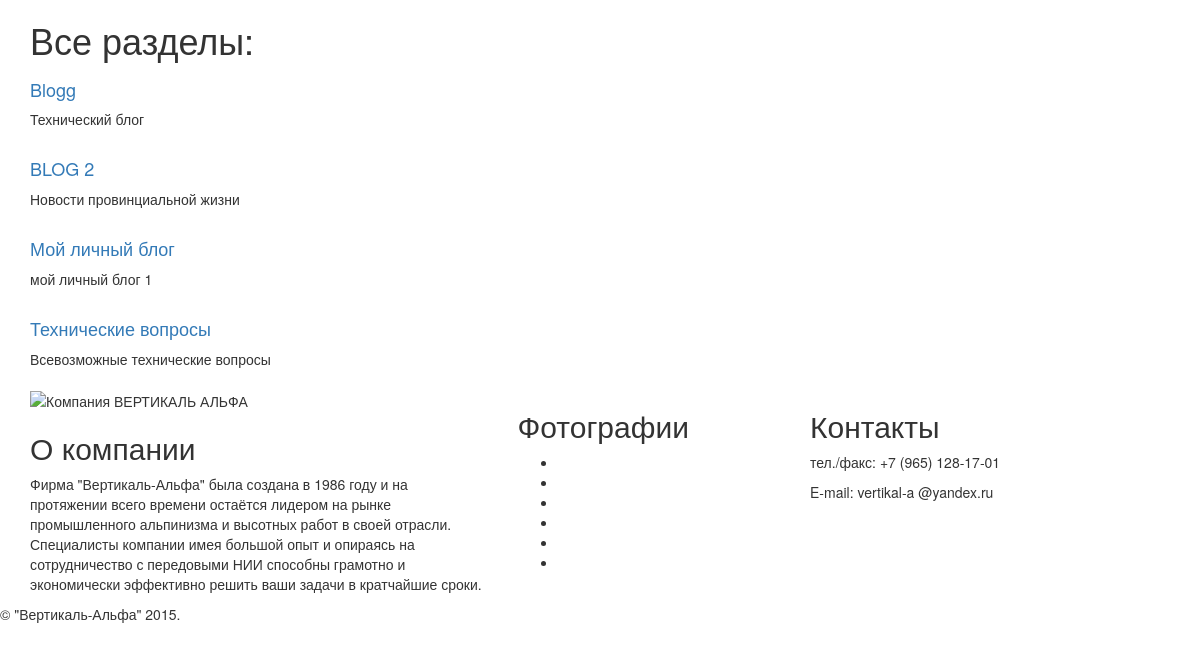
Before: / with the older database file.
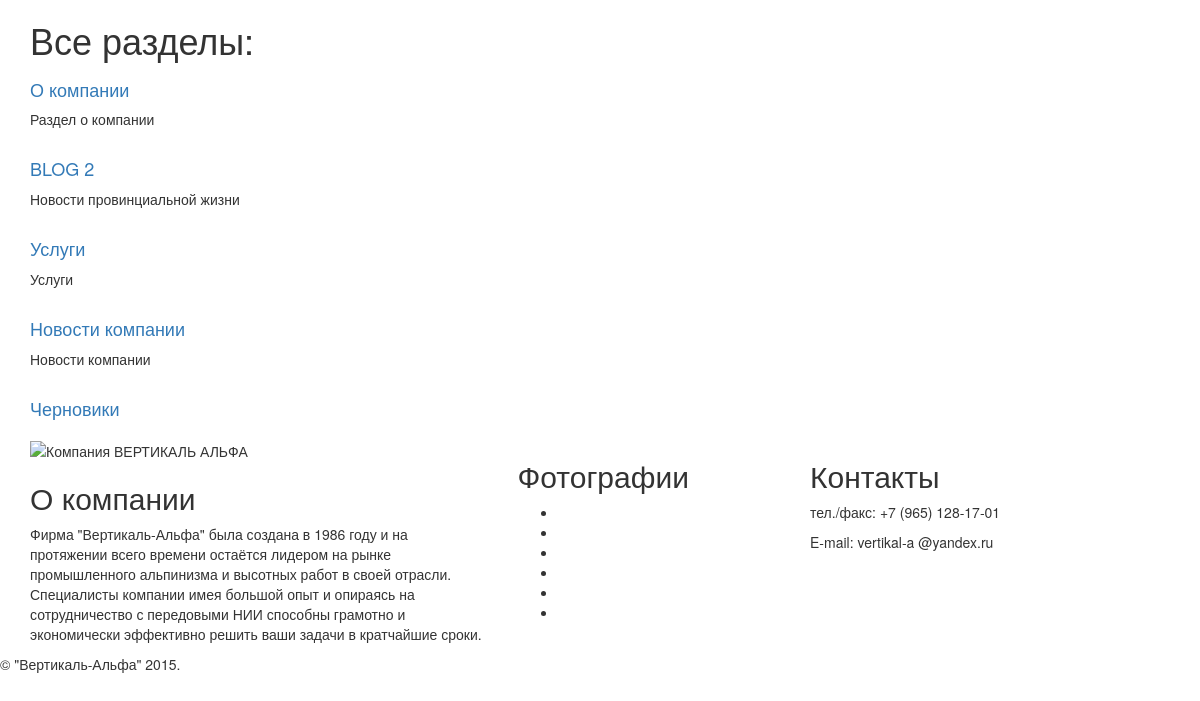
After: the same page with the newer database file.
### tables this page shows
CREATE TABLE `sd_category` (
  `id` int(11) unsigned NOT NULL AUTO_INCREMENT,
  `category_name` varchar(255) NOT NULL DEFAULT '',
  `category_descript` varchar(255) NOT NULL DEFAULT '',
  `category_url` varchar(255) NOT NULL DEFAULT '',
  `owner` varchar(255) NOT NULL DEFAULT '',
  `key` varchar(11) NOT NULL,
  PRIMARY KEY (`id`)
);

### www/codein/application/controllers/general.php (called while the page is built, shortened)
<?php if ( ! defined('BASEPATH')) exit('No direct script access allowed');
class General extends CI_Controller {
public function __construct()
	{
	$this->load->database();
	}
	public function index()
	{
$data['page_title'] = "Все разделы";
$data['list_category']  = $this->db->query("SELECT * FROM sd_category");
		$this->load->view('template/header_view',$data);
		$this->load->view('template/list_category_view',$data);
		$this->load->view('template/footer_view',$data);
	}
}
?>

### www/index.php (called while the page is built, shortened)
<?php
require_once BASEPATH.'core/CodeIgniter.php';

### www/codein/application/views/template/list_category_view.php (the view, shortened to what this page needs)
<div class="container theme-showcase">
	<h1>Все разделы:</h1>
	<div id="body">
<?php foreach ($list_category->result()  as $item):?>
<div class="row">
<div class="col-sm-5">
<h4><a href="<?php echo base_url();?>category/<?php echo $item->category_url;?>"><?php echo $item->category_name;?></a></h4>
<p class="descript"><?php echo $item->category_descript;?></p>
</div>
</div>
<?php endforeach;?>
</div>
</div>

### www/codein/application/views/template/header_view.php (shortened to what this page needs)
<!DOCTYPE html>
<html lang="ru">
<head>
	<link href='<?php echo base_url();?>css/fonts.css' rel='stylesheet' type='text/css'>
	<link href="<?php echo base_url();?>css/font-awesome.min.css" rel="stylesheet">
	<link rel="stylesheet" type="text/css" href="<?php echo base_url();?>css/bootstrap.min.css" media="screen">
	<link rel="stylesheet" type="text/css" href="<?php echo base_url();?>css/jquery.bxslider.css" media="screen">
	<link rel="stylesheet" type="text/css" href="<?php echo base_url();?>css/font-awesome.css" media="screen">
	<link rel="stylesheet" type="text/css" href="<?php echo base_url();?>css/animate.css" media="screen">
	<link rel="stylesheet" type="text/css" href="<?php echo base_url();?>css/settings.css" media="screen"/>
	<link rel="stylesheet" type="text/css" href="<?php echo base_url();?>css/style.css" media="screen">
</head>
<body class="patt6">
	<div id="container">

### www/codein/application/views/template/footer_view.php (shortened to what this page needs)
		<footer>
			<div class="up-footer">
				<div class="container">
					<div class="row">
						<div class="col-md-5">
							<div class="footer-widget">
								<img src="<?php echo base_url();?>images/footer-logo.png" alt="Компания ВЕРТИКАЛЬ АЛЬФА">
								<h2>О компании</h2>
								<p>Фирма "Вертикаль-Альфа" была создана в 1986 году и на протяжении всего времени остаётся лидером на рынке промышленного альпинизма и высотных работ в своей отрасли.<br/>
Специалисты компании имея большой опыт и опираясь на сотрудничество с передовыми НИИ способны грамотно и экономически эффективно решить ваши задачи в кратчайшие сроки.</p>
							</div>
						</div>
						<div class="col-md-3">
							<div class="footer-widget">
								<h2>Фотографии</h2>
								<ul class="flickr">
									<li><a href="#"><img src="<?php echo base_url();?>upload/flickr/1.jpg" alt=""></a></li>
									<li><a href="#"><img src="<?php echo base_url();?>upload/flickr/4.jpg" alt=""></a></li>
									<li><a href="#"><img src="<?php echo base_url();?>upload/flickr/5.jpg" alt=""></a></li>
									<li><a href="#"><img src="<?php echo base_url();?>upload/flickr/6.jpg" alt=""></a></li>
									<li><a href="#"><img src="<?php echo base_url();?>upload/flickr/7.jpg" alt=""></a></li>
									<li><a href="#"><img src="<?php echo base_url();?>upload/flickr/8.jpg" alt=""></a></li>
								</ul>
							</div>
						</div>
						<div class="col-md-3">
							<div class="footer-widget info-widget">
								<h2>Контакты</h2>
								<p><span>тел./факс: </span>+7 (965) 128-17-01</p>
								<p><span>E-mail: </span>vertikal-a @yandex.ru</p>
							</div>
						</div>
					</div>
				</div>
			</div>
			<p class="copyright">
				&copy; "Вертикаль-Альфа" 2015.
			</p>
		</footer>
	</div>
</body>
</html>

Changed rows visible on the page:
removed sd_category: category_name "Blogg", category_descript "Технический блог"
removed sd_category: category_name "Мой личный блог", category_descript "мой личный блог 1"
removed sd_category: category_name "Технические вопросы", category_descript "Всевозможные технические вопросы"
added sd_category: category_name "О компании", category_descript "Раздел о компании"
added sd_category: category_name "Услуги", category_descript "Услуги"
added sd_category: category_name "Новости компании", category_descript "Новости компании"
added sd_category: category_name "Черновики"
